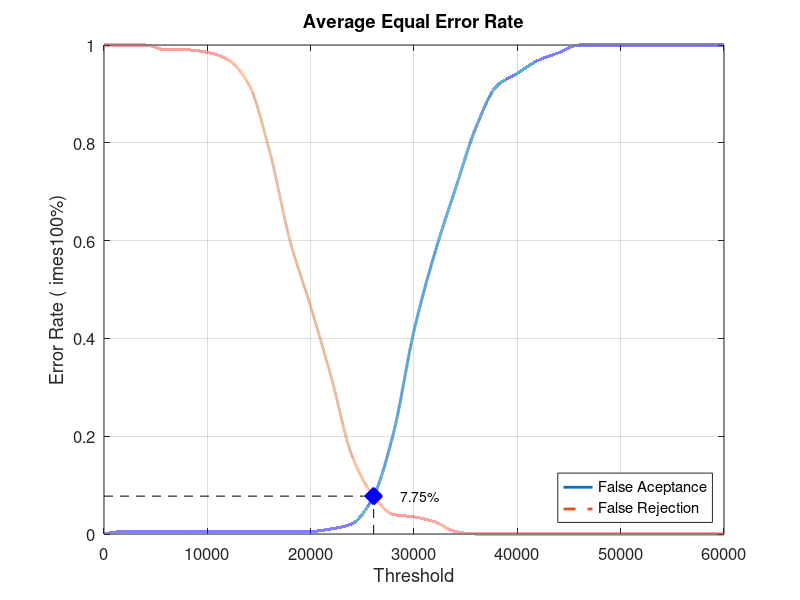
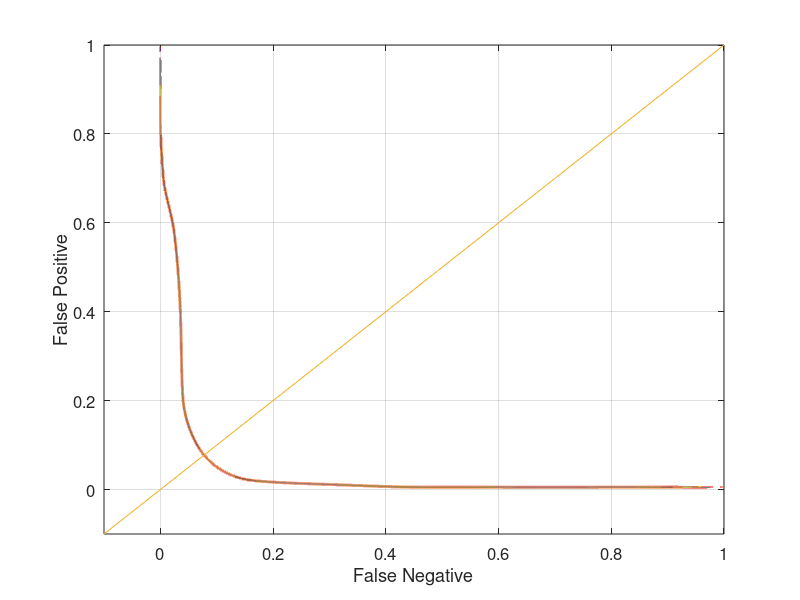

Recreate these plots in MATLAB, in order.
close all;
clear;
clc;
x = 0:2000:60000;
xq = 0:0.5:60000;

y0 = [0 0.00526316 0.00526316 0.00526316 0.00526316 0.00526316 0.00526316 0.00526316 0.00526316 0.00526316 0.00526316 0.0105263 0.0210526 0.0736842 0.205263 0.415789 0.573684 0.705263 0.831579 0.915789 0.942105 0.968421 0.984211 1 1 1 1 1 1 1 1]
yy0 = interp1(x, y0, xq, 'pchip');
y1 = [1 1 1 0.99 0.99 0.985 0.97 0.92 0.785 0.6 0.465 0.32 0.16 0.08 0.04 0.035 0.025 0.005 0 0 0 0 0 0 0 0 0 0 0 0 0]
yy1 = interp1(x, y1, xq, 'pchip');

% Calculating EER: 
y2 = abs(y0 - y1);
find(y2 == min(y2))
yy2 = abs(yy0 - yy1);
xEER = find(yy2 == min(yy2));
xEERIndex = xq(xEER) % X-axis EER
yEER = yy0(xEER) % Y-axis EER

main = figure
plot(xq, yy0,'-','LineWidth', 2);	hold on
plot(xq, yy1,'--','LineWidth', 2);	hold on
plot([xEERIndex xEERIndex], [0 yEER], 'k--');	hold on
plot([0 xEERIndex], [yEER yEER], 'k--');	hold on
plot(xEERIndex, yEER, 'bx', 'LineWidth', 10);	hold on
text(xEERIndex + 10 * xEERIndex / 100, yEER, [num2str(round((10000 * yEER)) / 100) '%'])
legend('False Aceptance', 'False Rejection', 'Location', 'SouthEast')
xlabel('Threshold')
ylabel('Error Rate (	imes100%)')
title('Average Equal Error Rate')
set(gca, 'FontSize', 12)
axis([0 60000 0 1])
grid on

print(main, 'Database4_3Main', '-dpng');
FNRxFPR = figure('Color', [1 1 1]);
plot(yy1, yy0, '-', yy1, yy0, 'LineWidth', 2);
hold on
y = -0.1:0.1:1
plot(y, y); 
set(gca, 'FontSize', 12)
xlabel('False Negative')
ylabel('False Positive')
axis([-0.1 1 -0.1 1])
set(gca, 'FontSize', 12)
grid on

print(FNRxFPR, 'Database4_3FNRxFPR','-dpng');
